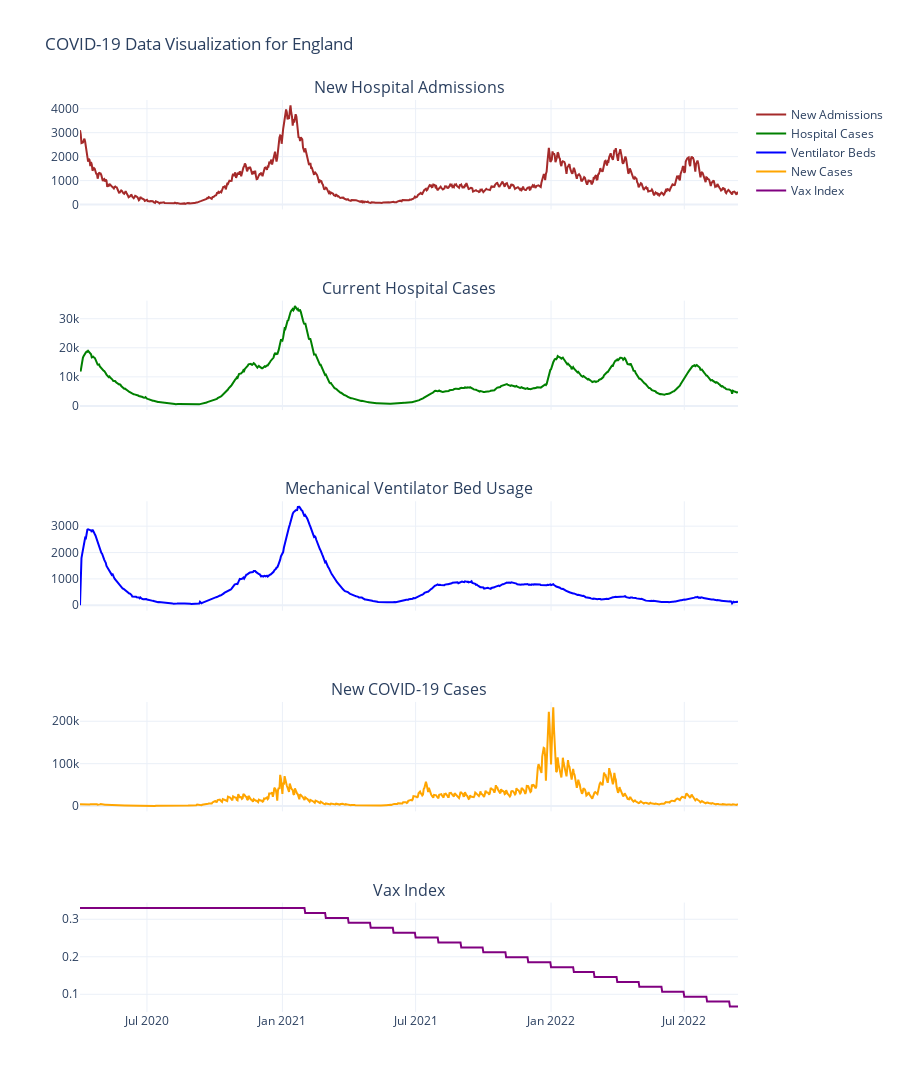

Notebook cell for this chart:
### Code cell
# -----------------------------------
# Data Visualization
# -----------------------------------
# Create Subplots with 5 Rows
fig = sp.make_subplots(
    rows=5, cols=1, 
    shared_xaxes=True, 
    subplot_titles=(
        'New Hospital Admissions', 
        'Current Hospital Cases',
        'Mechanical Ventilator Bed Usage',
        'New COVID-19 Cases',
        'Vax Index'
    )
)

# Plot New Hospital Admissions
fig.add_trace(
    go.Scatter(
        x=data['date'], 
        y=data['newAdmissions'], 
        line=dict(color='brown', width=2), 
        name='New Admissions'
    ), 
    row=1, col=1
)

# Plot Current Hospital Cases
fig.add_trace(
    go.Scatter(
        x=data['date'], 
        y=data['hospitalCases'], 
        line=dict(color='green', width=2), 
        name='Hospital Cases'
    ), 
    row=2, col=1
)

# Plot Mechanical Ventilator Beds Usage
fig.add_trace(
    go.Scatter(
        x=data['date'], 
        y=data['covidOccupiedMVBeds'], 
        line=dict(color='blue', width=2), 
        name='Ventilator Beds'
    ), 
    row=3, col=1
)

# Plot New COVID-19 Cases
fig.add_trace(
    go.Scatter(
        x=data['date'], 
        y=data['new_confirmed'], 
        line=dict(color='orange', width=2), 
        name='New Cases'
    ), 
    row=4, col=1
)

# Plot Vax Index
fig.add_trace(
    go.Scatter(
        x=data['date'], 
        y=data['Vax_index'], 
        line=dict(color='purple', width=2), 
        name='Vax Index'
    ), 
    row=5, col=1
)

# Update Layout
fig.update_layout(
    height=1200, 
    width=900, 
    title_text="COVID-19 Data Visualization for England",
    showlegend=True
)

fig.show()

### Figure 1 — Plotly figure (JSON) as saved in the notebook; plotly's stock layout.template omitted (floating-point values rounded to 4 significant figures; data arrays with more than 128 entries replaced by an {"elided": "..."} marker saying what was removed)
{"data": [{"line": {"color": "brown", "width": 2}, "name": "New Admissions", "type": "scatter", "x": {"elided": "895 str values"}, "xaxis": "x", "y": {"elided": "895 int values"}, "yaxis": "y"}, {"line": {"color": "green", "width": 2}, "name": "Hospital Cases", "type": "scatter", "x": {"elided": "895 str values"}, "xaxis": "x2", "y": {"elided": "895 int values"}, "yaxis": "y2"}, {"line": {"color": "blue", "width": 2}, "name": "Ventilator Beds", "type": "scatter", "x": {"elided": "895 str values"}, "xaxis": "x3", "y": {"elided": "895 int values"}, "yaxis": "y3"}, {"line": {"color": "orange", "width": 2}, "name": "New Cases", "type": "scatter", "x": {"elided": "895 str values"}, "xaxis": "x4", "y": {"elided": "895 int values"}, "yaxis": "y4"}, {"line": {"color": "purple", "width": 2}, "name": "Vax Index", "type": "scatter", "x": {"elided": "895 str values"}, "xaxis": "x5", "y": {"elided": "895 float values"}, "yaxis": "y5"}], "layout": {"annotations": [{"font": {"size": 16}, "showarrow": false, "text": "New Hospital Admissions", "x": 0.5, "xanchor": "center", "xref": "paper", "y": 1, "yanchor": "bottom", "yref": "paper"}, {"font": {"size": 16}, "showarrow": false, "text": "Current Hospital Cases", "x": 0.5, "xanchor": "center", "xref": "paper", "y": 0.78, "yanchor": "bottom", "yref": "paper"}, {"font": {"size": 16}, "showarrow": false, "text": "Mechanical Ventilator Bed Usage", "x": 0.5, "xanchor": "center", "xref": "paper", "y": 0.56, "yanchor": "bottom", "yref": "paper"}, {"font": {"size": 16}, "showarrow": false, "text": "New COVID-19 Cases", "x": 0.5, "xanchor": "center", "xref": "paper", "y": 0.34, "yanchor": "bottom", "yref": "paper"}, {"font": {"size": 16}, "showarrow": false, "text": "Vax Index", "x": 0.5, "xanchor": "center", "xref": "paper", "y": 0.12, "yanchor": "bottom", "yref": "paper"}], "height": 1200, "showlegend": true, "title": {"text": "COVID-19 Data Visualization for England"}, "width": 900, "xaxis": {"anchor": "y", "domain": [0, 1], "matches": "x5", "showticklabels": false}, "xaxis2": {"anchor": "y2", "domain": [0, 1], "matches": "x5", "showticklabels": false}, "xaxis3": {"anchor": "y3", "domain": [0, 1], "matches": "x5", "showticklabels": false}, "xaxis4": {"anchor": "y4", "domain": [0, 1], "matches": "x5", "showticklabels": false}, "xaxis5": {"anchor": "y5", "domain": [0, 1]}, "yaxis": {"anchor": "x", "domain": [0.88, 1]}, "yaxis2": {"anchor": "x2", "domain": [0.66, 0.78]}, "yaxis3": {"anchor": "x3", "domain": [0.44, 0.56]}, "yaxis4": {"anchor": "x4", "domain": [0.22, 0.34]}, "yaxis5": {"anchor": "x5", "domain": [0, 0.12]}}}
